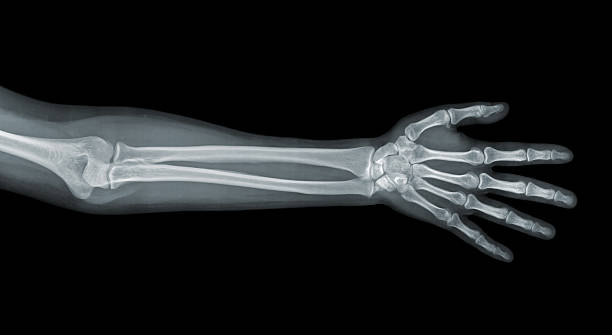
#> input picture data/xray.jpg, 612 x 335 px
$ jupyter execute 'edge _contour.ipynb'
#> lines starting #> are read from the running program, lines starting #| are printed output that depends on the picture; after the words box and inside, x2 and y2 are one past the last pixel; in counts of white or black regions, pixels touching at a corner belong together
[cell 1]
import cv2
import numpy as np
from matplotlib import pyplot as plt

image = cv2.imread('data/xray.jpg', cv2.IMREAD_GRAYSCALE)
#> image: shape (335, 612); min 0, max 255, mean 29.9

blurred = cv2.GaussianBlur(image, (3, 3), 0)

edge_image = np.zeros_like(blurred)

height, width = blurred.shape
#> height = 335; width = 612
for y in range(1, height - 1):
    for x in range(1, width - 1):
        block_3x3 = blurred[y - 1:y + 2, x - 1:x + 2]
        max_val = np.max(block_3x3)
        min_val = np.min(block_3x3)
        range_val = max_val - min_val
        edge_image[y, x] = range_val
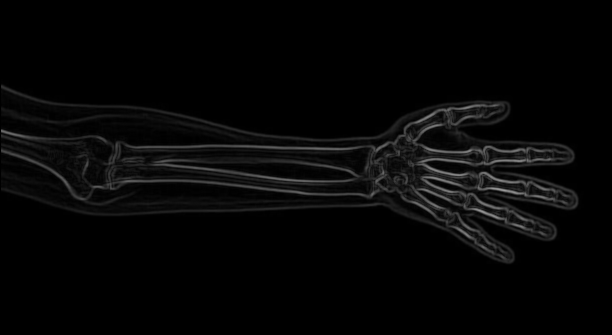
#> edge_image: shape (335, 612); min 0, max 156, mean 6.3

threshold = 50
_, binary_image = cv2.threshold(edge_image, threshold, 255, cv2.THRESH_BINARY)
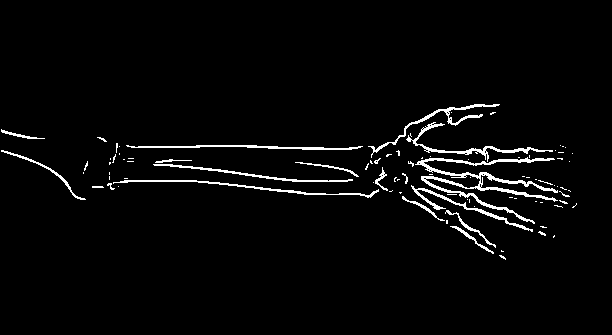
#> binary_image: shape (335, 612); 3% white in thin lines or dots, all inside (x1, y1, x2, y2) = (1, 104, 577, 260)

kernel = cv2.getStructuringElement(cv2.MORPH_RECT, (3, 3))
morphed_image = cv2.morphologyEx(binary_image, cv2.MORPH_CLOSE, kernel)
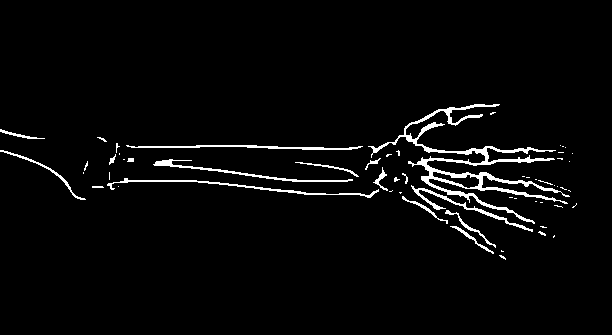
#> morphed_image: shape (335, 612); 3.2% white in thin lines or dots, all inside (x1, y1, x2, y2) = (0, 104, 577, 260)

plt.figure(figsize=(12, 8))
plt.subplot(1, 3, 1)
plt.title("Original Image")
plt.imshow(image, cmap='gray')

plt.subplot(1, 3, 2)
plt.title("Edge Detected Image")
plt.imshow(edge_image, cmap='gray')

plt.subplot(1, 3, 3)
plt.title("Final Binary Image")
plt.imshow(morphed_image, cmap='gray')

plt.show()
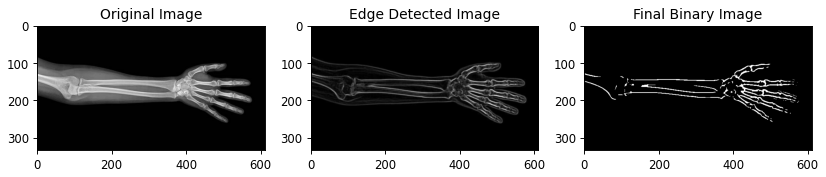
#> figure drawn by matplotlib, 3 panels
